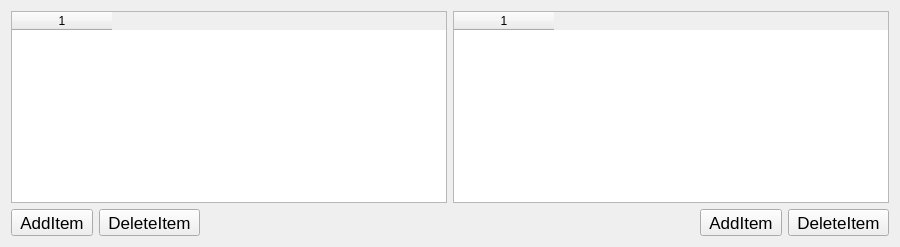
          <widget class="QWidget" name="tabDP2">
           <attribute name="title">
            <string>Delete</string>
           </attribute>
           <layout class="QGridLayout" name="gridLayout_10">
            <item row="0" column="0" colspan="3">
             <widget class="QTableWidget" name="table_dp_del0">
              <property name="columnCount">
               <number>1</number>
              </property>
              <column/>
             </widget>
            </item>
            <item row="0" column="3" colspan="3">
             <widget class="QTableWidget" name="table_dp_del">
              <property name="columnCount">
               <number>1</number>
              </property>
              <column/>
             </widget>
            </item>
            <item row="1" column="0">
             <widget class="QToolButton" name="btnDPDel_Add0">
              <property name="font">
               <font>
                <pointsize>13</pointsize>
               </font>
              </property>
              <property name="text">
               <string>AddItem</string>
              </property>
              <property name="icon">
               <iconset resource="qtocc.qrc">
                <normaloff>:/icon/add.png</normaloff>:/icon/add.png</iconset>
              </property>
              <property name="iconSize">
               <size>
                <width>20</width>
                <height>20</height>
               </size>
              </property>
             </widget>
            </item>
            <item row="1" column="1">
             <widget class="QToolButton" name="btnDPDel_Del0">
              <property name="font">
               <font>
                <pointsize>13</pointsize>
               </font>
              </property>
              <property name="text">
               <string>DeleteItem</string>
              </property>
              <property name="icon">
               <iconset resource="qtocc.qrc">
                <normaloff>:/icon/del.png</normaloff>:/icon/del.png</iconset>
              </property>
              <property name="iconSize">
               <size>
                <width>20</width>
                <height>20</height>
               </size>
              </property>
              <property name="shortcut">
               <string>Del</string>
              </property>
             </widget>
            </item>
            <item row="1" column="2" colspan="2">
             <spacer name="horizontalSpacer_6">
              <property name="orientation">
               <enum>Qt::Horizontal</enum>
              </property>
              <property name="sizeHint" stdset="0">
               <size>
                <width>488</width>
                <height>20</height>
               </size>
              </property>
             </spacer>
            </item>
            <item row="1" column="4">
             <widget class="QToolButton" name="btnDPDel_Add">
              <property name="font">
               <font>
                <pointsize>13</pointsize>
               </font>
              </property>
              <property name="text">
               <string>AddItem</string>
              </property>
              <property name="icon">
               <iconset resource="qtocc.qrc">
                <normaloff>:/icon/add.png</normaloff>:/icon/add.png</iconset>
              </property>
              <property name="iconSize">
               <size>
                <width>20</width>
                <height>20</height>
               </size>
              </property>
             </widget>
            </item>
            <item row="1" column="5">
             <widget class="QToolButton" name="btnDPDel_Del">
              <property name="font">
               <font>
                <pointsize>13</pointsize>
               </font>
              </property>
              <property name="text">
               <string>DeleteItem</string>
              </property>
              <property name="icon">
               <iconset resource="qtocc.qrc">
                <normaloff>:/icon/del.png</normaloff>:/icon/del.png</iconset>
              </property>
              <property name="iconSize">
               <size>
                <width>20</width>
                <height>20</height>
               </size>
              </property>
              <property name="shortcut">
               <string>Ctrl+Del</string>
              </property>
             </widget>
            </item>
           </layout>
          </widget>
